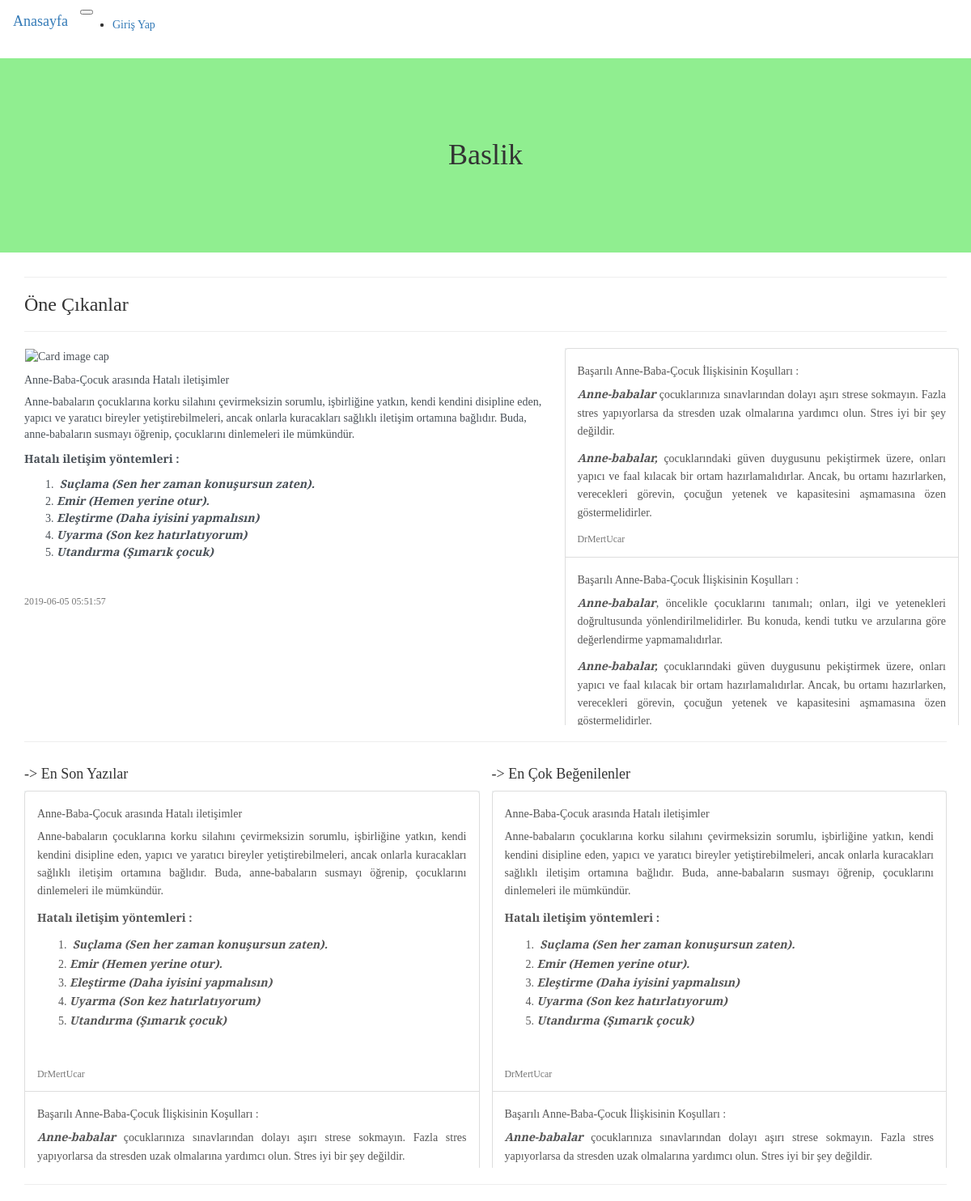
The page / on the database its author committed.
### tables this page shows
CREATE TABLE `posts` (
  `postId` int(11) NOT NULL,
  `userId` int(11) NOT NULL,
  `title` text NOT NULL,
  `text` text NOT NULL,
  `usefulNumber` int(11) NOT NULL DEFAULT '0',
  `notusefulNumber` int(11) NOT NULL DEFAULT '0',
  `newId` int(11) NOT NULL DEFAULT '0',
  `datetime` datetime NOT NULL DEFAULT CURRENT_TIMESTAMP,
  `status` int(11) NOT NULL DEFAULT '0',
  `productPhoto` blob,
  `price` int(11) NOT NULL
);

CREATE TABLE `users` (
  `id` int(11) NOT NULL,
  `userName` varchar(20) NOT NULL,
  `fullName` varchar(30) NOT NULL,
  `pass` varchar(20) NOT NULL,
  `email` varchar(50) NOT NULL,
  `gender` varchar(10) NOT NULL,
  `registerDate` datetime NOT NULL DEFAULT CURRENT_TIMESTAMP,
  `status` int(11) NOT NULL,
  `admin` int(11) NOT NULL DEFAULT '0',
  `photo` longblob NOT NULL,
  `biography` varchar(300) NOT NULL
);

### index.php (the view, shortened to what this page needs)
	<!DOCTYPE html>
<html lang="en">
<head>
    <link rel="stylesheet" href="node_modules\bootstrap\dist\css\bootstrap.min.css">
    <link rel="stylesheet" href="node_modules\font-awesome\css\font-awesome.min.css">
   	<link rel="stylesheet" type="text/css" href="assets/styles.css"> <link href="content/progressBar.scss" rel="stylesheet/scss" type="text/css"></link>
	<link rel="stylesheet" href="style.css">
	<link rel="stylesheet" href="../style.css">
	<link href="node_modules/froala-editor/css/froala_editor.pkgd.min.css" rel="stylesheet" type="text/css" />
<link href="node_modules/froala-editor/css/froala_style.min.css" rel="stylesheet" type="text/css" />
<link rel="stylesheet" href="https://cdnjs.cloudflare.com/ajax/libs/font-awesome/4.4.0/css/font-awesome.min.css"/>
</head>
<body style=" font-family: 'Bree Serif', serif;">
<?php
    include("db/connection.php");
    $adminPosts = mysqli_query($db,"SELECT * FROM posts INNER JOIN users ON posts.userId=users.id where users.admin=1 and posts.status!=-2 and posts.status!=-1 Order by postId DESC Limit 1,10");
    $adminAnaPost = mysqli_query($db,"SELECT * FROM posts INNER JOIN users ON posts.userId=users.id where users.admin=1 and posts.status!=-2 and posts.status!=-1 Order by postId DESC Limit 1")->fetch_assoc();
    $enSonEklenenler = mysqli_query($db,"SELECT * FROM posts where status!=-2 and status!=-1 Order by postId DESC Limit 10");
    $enCokBegenilenler = mysqli_query($db,"select * from likes inner JOIN posts on likes.postId = posts.postId where posts.status!=-2 and posts.status!=-1 GROUP by likes.postId ORDER by sum(likes.status) desc");
?>
	<nav class="navbar navbar-expand-md fixed-top navbar-light" id="nav">
  <a class="navbar-brand" href="index.php">Anasayfa</a>
  <button class="navbar-toggler" type="button" data-toggle="collapse" data-target="#navbarSupportedContent" aria-controls="navbarSupportedContent" aria-expanded="false" aria-label="Toggle navigation">
  </button>
  <div class="collapse navbar-collapse" id="navbarSupportedContent">
    <ul class="navbar-nav mr-auto">
      <li class="nav-item active">
        <a class="nav-link" href="login.php">Giriş Yap<span class="sr-only">(current)</span></a>
      </li>
    </ul>
  </div>
</nav>
	<div class="text-center" style="">
		<h1>Baslik</h1>
	</div>
<div class="container" >
 <hr/>
     <h3>Öne Çıkanlar</h3>
        <hr/>
        <div class="row">
            <div class="col-md-7 col-lg-7 " style="">
                <a href="postDetail.php?postId=<?php echo $adminAnaPost['postId']; ?>" style="color:#495057"><div class=" card mb-3  CalloutBoderLeft" style="cursor:pointer; height:466px; overflow-y:hidden">
                    <img class="card-img-top img-fluid" src="https://cdn-images-1.medium.com/max/1400/1*u1QFySlQlYqBUCV_nRx9Tw.jpeg" alt="Card image cap"
                        style="padding:1px; width:1005px; height:300px; object-fit:cover">
                    <div class="card-body">
                        <h5 class="card-title"><?php echo $adminAnaPost["title"]; ?></h5>
                        <p class="card-text" id="mainMainPostContent" ><?php echo $adminAnaPost["text"]; ?></p>
                        <p class="card-text">
                            <small class="text-muted"><?php echo $adminAnaPost["datetime"]; ?></small>
                        </p>
                    </div>
                </div></a>
            </div>
            <div class="col-md-5 " style=" ">
                <div class="row ozel-scrollbar " id="scrollDiv" style="padding:0px; height:466px; position:relative;  text-align: justify; overflow-y: scroll; background-color: #ECF0F1; background-color: #ECF0F1;  color:#2E4053; line-height: 1.6em">
                    <div class="list-group " style="">
                    <?php
                    $sayac=1;
                    while($sonuc = mysqli_fetch_assoc($adminPosts))
                    {
                        ?>
                        <a href="postDetail.php?postId=<?php echo $sonuc["postId"]; ?>" class="list-group-item list-group-item-action flex-column align-items-start">
                            <div class="d-flex w-100 justify-content-between">
                                <h5 class="mb-1"><?php echo $sonuc["title"] ?></h5>
                            </div>
                            <p class="mb-1 postContent" id="mainPostContent<?php echo $sayac;?>" ><?php  echo $sonuc["text"]; ?></p>
                            <small class="text-muted"><?php
                                    $userId= $sonuc["userId"];
                                    $userName= mysqli_query($db,"SELECT * FROM users where id='$userId'")->fetch_assoc();
                                    echo $userName["userName"];
                                    ?>
                            </small>
                        </a>
                    <?php $sayac++; } ?>
                    </div>
                </div>
            </div>
            </div>
        <div class="row">
            <div class="col-md-12">
                <hr class="mt-1">
            </div>
        </div>
		    <div class="row" style="padding-left:15px;">
            <div class="col-md-6 col-lg-6 " style="">
            <div class="row"><h4 class="ml-3">-> En Son Yazılar</h4> </div>
            <div class="row ozel-scrollbar  ulList" id="scrollDiv" style="padding:0px; margin-right:0px; height:466px; position:relative;  text-align: justify; overflow-y: scroll; background-color: #ECF0F1; background-color: #ECF0F1;  color:#2E4053; line-height: 1.6em">
                                <div class="list-group " style="">
                                <?php
                                while($sonuc = mysqli_fetch_assoc($enSonEklenenler))
                                {
                                ?>
                                    <a href="postDetail.php?postId=<?php echo $sonuc["postId"]; ?>" class="list-group-item list-group-item-action flex-column align-items-start">
                                    <div class="d-flex w-100 justify-content-between">
                                        <h5 class="mb-1"><?php echo $sonuc["title"] ?></h5>
                                    </div>
                                    <p class="mb-1 postContent" id="mainPostContent<?php echo $sayac;?>" ><?php  echo $sonuc["text"]; ?></p>
                                    <small class="text-muted"><?php
                                            $userId= $sonuc["userId"];
                                            $userName= mysqli_query($db,"SELECT * FROM users where id='$userId'")->fetch_assoc();
                                            echo $userName["userName"];
                                            ?>
                                    </small>
                                </a>
                                    <?php $sayac++; } ?>
                                </div>
                            </div>
            </div>
            <div class="col-md-6 col-lg-6 " style="">
            <div class="row"><h4 class="ml-3">-> En Çok Beğenilenler</h4> </div>
                <div class="row ozel-scrollbar  ulList" id="scrollDiv" style="padding:0px; margin-right:0px; height:466px; position:relative;  text-align: justify; overflow-y: scroll; background-color: #ECF0F1; background-color: #ECF0F1;  color:#2E4053; line-height: 1.6em">
                    <div class="list-group " style="">
                    <?php
                   while($sonuc = mysqli_fetch_assoc($enCokBegenilenler))
                   {
                   ?>
                       <a href="postDetail.php?postId=<?php echo $sonuc["postId"]; ?>" class="list-group-item list-group-item-action flex-column align-items-start">
                       <div class="d-flex w-100 justify-content-between">
                           <h5 class="mb-1"><?php echo $sonuc["title"] ?></h5>
                       </div>
                       <p class="mb-1 postContent" id="mainPostContent<?php echo $sayac;?>" ><?php  echo $sonuc["text"]; ?></p>
                       <small class="text-muted"><?php
                               $userId= $sonuc["userId"];
                               $userName= mysqli_query($db,"SELECT * FROM users where id='$userId'")->fetch_assoc();
                               echo $userName["userName"];
                               ?>
                       </small>
                   </a>
                       <?php $sayac++; } ?>
                    </div>
                </div>
            </div>
            </div>
		<hr>
	<link rel="stylesheet" href="https://use.fontawesome.com/releases/v5.8.2/css/all.css">
</body>
</html>

### assets/styles.css (style rules this page uses)
h1 { background-color: lightgreen; padding: 100px; }
nav { width: 100%; }
.ozel-scrollbar { overflow-y: scroll; }

### rows shown on the page
posts: title "Anne-Baba-Çocuk arasında Hatalı iletişimler", text "Anne-babaların çocuklarına korku silahını çevirmeksizin sorumlu, işbirliğine yatkın, kendi kendini disipline eden, yapıcı ve yaratıcı bireyler yetiştirebilmeleri, ancak onlarla kuracakları sağlıklı iletişim ortamına bağlıdır. Buda, anne-babaların susmayı öğrenip, çocuklarını dinlemeleri ile mümkündür. Hatalı iletişim yöntemleri : Suçlama (Sen her zaman konuşursun zaten). Emir (Hemen yerine otur). Eleştirme (Daha iyisini yapmalısın) Uyarma (Son kez hatırlatıyorum) Utandırma (Şımarık çocuk)", datetime "2019-06-05 05:51:57", userId.userName "DrMertUcar"
posts: title "Başarılı Anne-Baba-Çocuk İlişkisinin Koşulları :", text "Anne-babalar çocuklarınıza sınavlarından dolayı aşırı strese sokmayın. Fazla stres yapıyorlarsa da stresden uzak olmalarına yardımcı olun. Stres iyi bir şey değildir. Anne-babalar, çocuklarındaki güven duygusunu pekiştirmek üzere, onları yapıcı ve faal kılacak bir ortam hazırlamalıdırlar. Ancak, bu ortamı hazırlarken, verecekleri görevin, çocuğun yetenek ve kapasitesini aşmamasına özen göstermelidirler.", userId.userName "DrMertUcar", text "Anne-babalar çocuklarınıza sınavlarından dolayı aşırı strese sokmayın. Fazla stres yapıyorlarsa da stresden uzak olmalarına yardımcı olun. Stres iyi bir şey değildir."
posts: title "Başarılı Anne-Baba-Çocuk İlişkisinin Koşulları :", text "Anne-babalar , öncelikle çocuklarını tanımalı; onları, ilgi ve yetenekleri doğrultusunda yönlendirilmelidirler. Bu konuda, kendi tutku ve arzularına göre değerlendirme yapmamalıdırlar. Anne-babalar, çocuklarındaki güven duygusunu pekiştirmek üzere, onları yapıcı ve faal kılacak bir ortam hazırlamalıdırlar. Ancak, bu ortamı hazırlarken, verecekleri görevin, çocuğun yetenek ve kapasitesini aşmamasına özen göstermelidirler."
